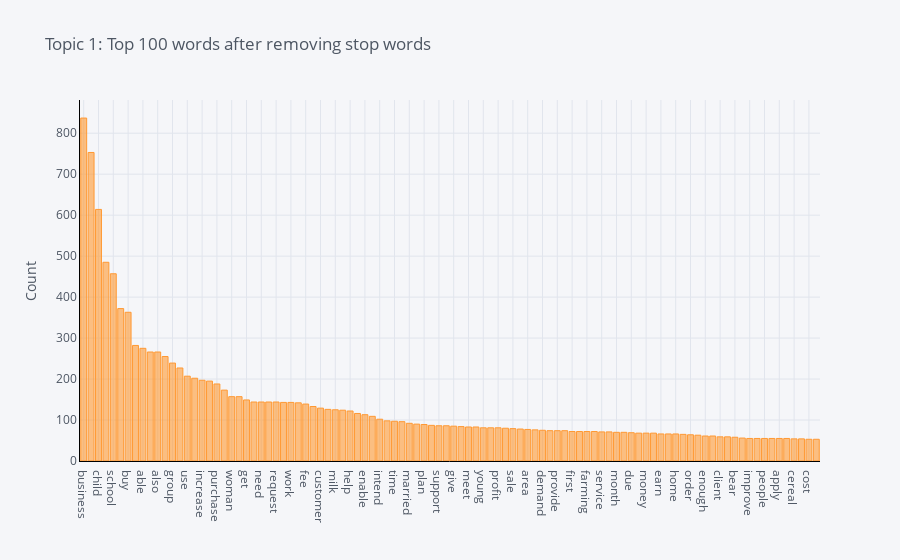

The notebook cell saved with this chart:
### Code cell
# トピック1の頻度分布
plot_model(lda_model, plot='frequency', topic_num='Topic 1')

### Figure 1 — Plotly figure (JSON) as saved in the notebook; plotly's stock layout.template omitted (floating-point values rounded to 4 significant figures)
{"data": [{"marker": {"color": "rgba(255, 153, 51, 0.6)", "line": {"color": "rgba(255, 153, 51, 1.0)", "width": 1}}, "name": "count", "orientation": "v", "text": "", "type": "bar", "x": ["business", "loan", "child", "year", "school", "sell", "buy", "family", "able", "start", "also", "old", "group", "income", "use", "stock", "increase", "pay", "purchase", "marry", "woman", "make", "get", "live", "need", "small", "request", "shop", "work", "expand", "fee", "usd", "customer", "member", "milk", "market", "help", "high", "enable", "good", "intend", "husband", "time", "want", "married", "grow", "plan", "farm", "support", "go", "give", "mother", "meet", "repay", "young", "local", "profit", "clothe", "sale", "education", "area", "primary", "demand", "ago", "provide", "community", "first", "run", "farming", "town", "service", "capital", "month", "vegetable", "due", "farmer", "money", "well", "earn", "secondary", "home", "many", "order", "age", "enough", "therefore", "client", "transport", "bear", "operate", "improve", "take", "people", "attend", "apply", "educate", "cereal", "new", "cost", "last"], "y": [837, 753, 614, 485, 457, 372, 363, 282, 275, 266, 266, 255, 239, 227, 207, 202, 197, 195, 188, 173, 157, 157, 149, 144, 144, 144, 144, 143, 143, 142, 139, 133, 129, 126, 125, 124, 122, 116, 113, 109, 102, 98, 97, 96, 92, 90, 89, 87, 86, 86, 85, 84, 83, 83, 81, 81, 81, 80, 79, 78, 77, 76, 75, 74, 74, 74, 72, 72, 72, 72, 71, 71, 70, 70, 69, 68, 68, 68, 66, 66, 66, 65, 64, 63, 61, 61, 59, 59, 58, 56, 55, 55, 55, 55, 55, 55, 54, 54, 53, 53]}], "layout": {"legend": {"bgcolor": "#F5F6F9", "font": {"color": "#4D5663"}}, "paper_bgcolor": "#F5F6F9", "plot_bgcolor": "#F5F6F9", "title": {"font": {"color": "#4D5663"}, "text": "Topic 1: Top 100 words after removing stop words"}, "xaxis": {"gridcolor": "#E1E5ED", "linecolor": "black", "showgrid": true, "tickfont": {"color": "#4D5663"}, "title": {"font": {"color": "#4D5663"}, "text": ""}, "zerolinecolor": "#E1E5ED"}, "yaxis": {"gridcolor": "#E1E5ED", "linecolor": "black", "showgrid": true, "tickfont": {"color": "#4D5663"}, "title": {"font": {"color": "#4D5663"}, "text": "Count"}, "zerolinecolor": "#E1E5ED"}}}
